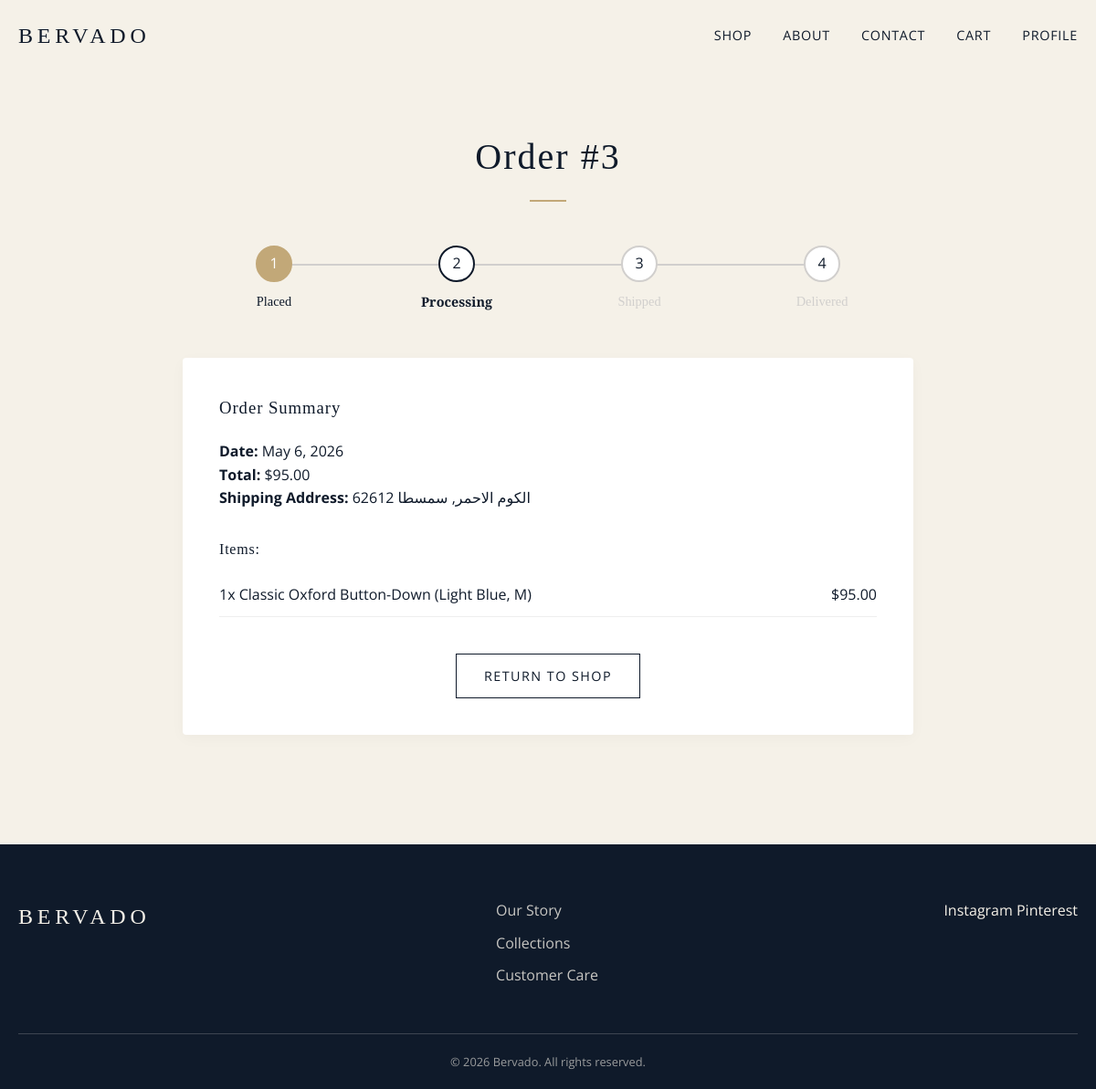
Page /order/3/ (signed in) on the committed database.
### store/models.py (models this page shows, shortened)
class Order(models.Model):
    STATUS_CHOICES = (
        ('placed', 'Order Placed'),
        ('processing', 'Processing'),
        ('shipped', 'Shipped'),
        ('delivered', 'Delivered'),
    )
    user = models.ForeignKey(User, on_delete=models.CASCADE)
    total_price = models.DecimalField(max_digits=10, decimal_places=2)
    status = models.CharField(max_length=20, choices=STATUS_CHOICES, default='placed')
    created_at = models.DateTimeField(auto_now_add=True)
    address = models.CharField(max_length=250)
    city = models.CharField(max_length=100)
    postal_code = models.CharField(max_length=20)

class OrderItem(models.Model):
    order = models.ForeignKey(Order, related_name='items', on_delete=models.CASCADE)
    product = models.ForeignKey(Product, on_delete=models.CASCADE)
    size = models.CharField(max_length=10, null=True, blank=True)
    color = models.CharField(max_length=50, null=True, blank=True)
    quantity = models.PositiveIntegerField(default=1)
    price = models.DecimalField(max_digits=10, decimal_places=2)

class Product(models.Model):
    category = models.ForeignKey(Category, related_name='products', on_delete=models.SET_NULL, null=True)
    name = models.CharField(max_length=200)
    description = models.TextField()
    price = models.DecimalField(max_digits=10, decimal_places=2)
    image = models.ImageField(upload_to='', blank=True, null=True)
    created_at = models.DateTimeField(auto_now_add=True)

### store/views.py (the view)
# urls.py: path('order/<int:pk>/', views.order_tracking, name='order_tracking'),
@login_required
def order_tracking(request, pk):
    order = get_object_or_404(Order, pk=pk, user=request.user)
    return render(request, 'store/order_tracking.html', {'order': order})

### store/templates/store/order_tracking.html (shortened to what this page needs)
{% extends 'store/base.html' %}
{% block content %}
<div class="container fade-in">
    <h1 class="section-title">Order #{{ order.id }}</h1>
    <div class="stepper-wrapper" style="max-width: 800px; margin: 0 auto 50px;">
        <div class="stepper-item {% if order.status in 'placed,processing,shipped,delivered' %}completed{% endif %}">
            <div class="step-counter">1</div>
            <div class="step-name">Placed</div>
        </div>
        <div class="stepper-item {% if order.status in 'processing,shipped,delivered' %}completed{% elif order.status == 'placed' %}active{% endif %}">
            <div class="step-counter">2</div>
            <div class="step-name">Processing</div>
        </div>
        <div class="stepper-item {% if order.status in 'shipped,delivered' %}completed{% elif order.status == 'processing' %}active{% endif %}">
            <div class="step-counter">3</div>
            <div class="step-name">Shipped</div>
        </div>
        <div class="stepper-item {% if order.status == 'delivered' %}completed{% elif order.status == 'shipped' %}active{% endif %}">
            <div class="step-counter">4</div>
            <div class="step-name">Delivered</div>
        </div>
    </div>
    <div style="max-width: 800px; margin: 0 auto; background: var(--color-white); padding: 40px; border-radius: 4px; box-shadow: 0 4px 15px rgba(0,0,0,0.03);">
        <h3 style="margin-bottom: 20px;">Order Summary</h3>
        <p><strong>Date:</strong> {{ order.created_at|date:"F j, Y" }}</p>
        <p><strong>Total:</strong> ${{ order.total_price }}</p>
        <p><strong>Shipping Address:</strong> {{ order.address }}, {{ order.city }} {{ order.postal_code }}</p>
        <h4 style="margin-top: 30px; margin-bottom: 15px;">Items:</h4>
        <table style="width: 100%; border-collapse: collapse;">
            {% for item in order.items.all %}
            <tr style="border-bottom: 1px solid #eee;">
                <td style="padding: 10px 0;">{{ item.quantity }}x {{ item.product.name }} ({{ item.color }}, {{ item.size }})</td>
                <td style="text-align: right; padding: 10px 0;">${{ item.price }}</td>
            </tr>
            {% endfor %}
        </table>
        <div style="margin-top: 40px; text-align: center;">
            <a href="{% url 'shop' %}" class="btn btn-secondary">Return to Shop</a>
        </div>
    </div>
</div>
{% endblock %}

### store/static/css/styles.css (style rules this page uses)
:root { --color-cream: #F5F1E8; --color-white: #FFFFFF; --color-navy: #0F1A2A; --color-olive: #6B705C; --color-brown: #4B3A2F; --color-gold: #C2A878; --color-gray: #D1CFCD; --font-heading: 'Playfair Display', serif; --font-body: 'Open Sans', sans-serif; --transition-smooth: all 0.4s cubic-bezier(0.25, 0.46, 0.45, 0.94); }
* { margin: 0; padding: 0; box-sizing: border-box; }
body { background-color: var(--color-cream); color: var(--color-navy); font-family: var(--font-body); line-height: 1.6; overflow-x: hidden; }
h1, h2, h3, h4, h5, h6 { font-family: var(--font-heading); font-weight: 400; letter-spacing: 0.05em; margin-bottom: 1rem; }
a { color: var(--color-navy); text-decoration: none; transition: var(--transition-smooth); }
.section-title { text-align: center; font-size: 2.5rem; margin-bottom: 3rem; position: relative; }
.section-title::after { content: ''; display: block; width: 40px; height: 2px; background-color: var(--color-gold); margin: 15px auto 0; }
.fade-in { opacity: 0; transform: translateY(20px); transition: opacity 0.8s ease-out, transform 0.8s ease-out; }
.fade-in.visible { opacity: 1; transform: translateY(0); }
.btn { display: inline-block; padding: 12px 30px; font-family: var(--font-body); font-size: 0.9rem; letter-spacing: 0.1em; text-transform: uppercase; cursor: pointer; transition: var(--transition-smooth); border: 1px solid var(--color-navy); }
.btn-secondary { background-color: transparent; color: var(--color-navy); }
.container { max-width: 1200px; margin: 0 auto; padding: 60px 20px; }
.stepper-wrapper { display: flex; justify-content: space-between; margin-bottom: 50px; position: relative; }
.stepper-item { position: relative; display: flex; flex-direction: column; align-items: center; flex: 1; text-align: center; }
.stepper-item::before { position: absolute; content: ""; border-bottom: 2px solid var(--color-gray); width: 100%; top: 20px; left: -50%; z-index: 2; }
.stepper-item::after { position: absolute; content: ""; border-bottom: 2px solid var(--color-gold); width: 100%; top: 20px; left: -50%; z-index: 3; transform: scaleX(0); transform-origin: left center; transition: transform 0.6s ease; }
.stepper-item:first-child::before, .stepper-item:first-child::after { content: none; }
.step-counter { position: relative; z-index: 5; display: flex; justify-content: center; align-items: center; width: 40px; height: 40px; border-radius: 50%; background: var(--color-cream); border: 2px solid var(--color-gray); margin-bottom: 10px; transition: var(--transition-smooth); background-color: var(--color-white); }
.step-name { font-size: 0.9rem; color: var(--color-gray); font-family: var(--font-heading); }
.stepper-item.completed .step-counter { background-color: var(--color-gold); border-color: var(--color-gold); color: var(--color-white); }
.stepper-item.completed::after { transform: scaleX(1); }
.stepper-item.completed .step-name { color: var(--color-navy); }
.stepper-item.active .step-counter { border-color: var(--color-navy); color: var(--color-navy); }
.stepper-item.active .step-name { color: var(--color-navy); font-weight: 600; }

### rows in the picture
Order: id "3", created_at "May 6, 2026", total_price "95.00", address "الكوم الاحمر", city "سمسطا", postal_code "62612"
OrderItem: quantity "1", product.name "Classic Oxford Button-Down", color "Light Blue", size "M", price "95.00"
